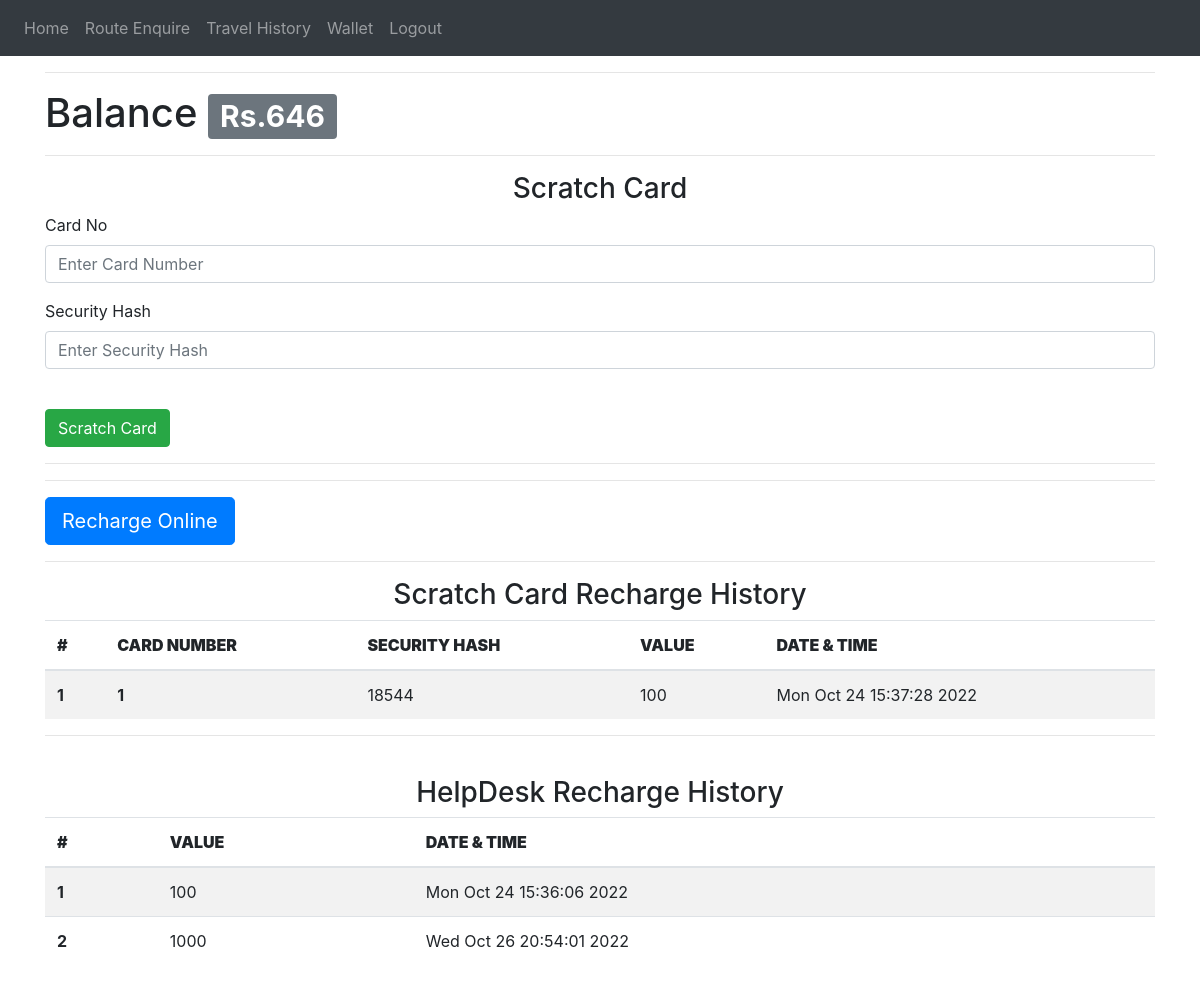
The page /user-wallet (signed in) on the database as committed earlier.
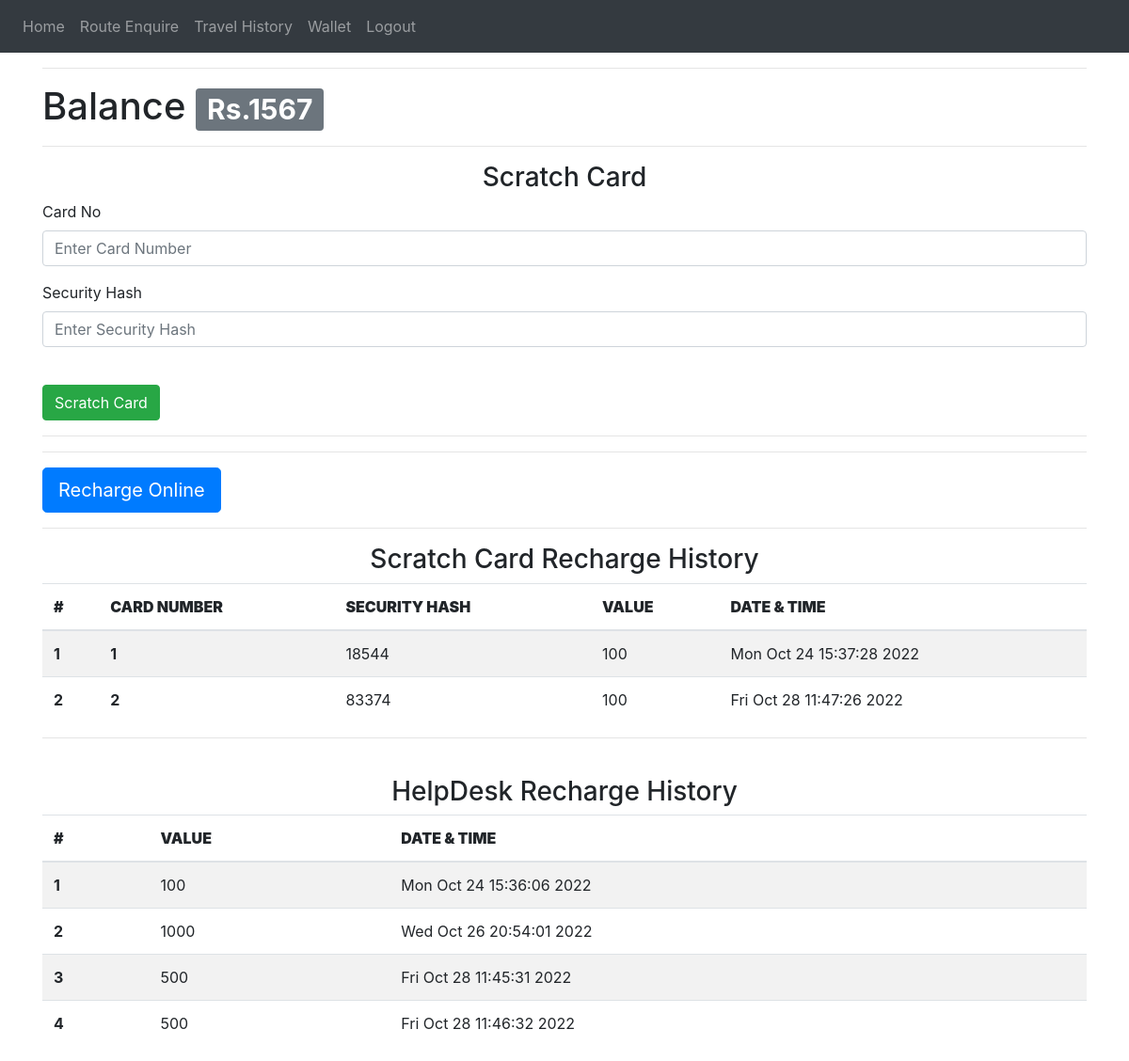
The same page on the database as committed later.
### website/models.py (models this page shows)
class User(db.Model, UserMixin):
    id = db.Column(db.Integer, primary_key=True)
    email = db.Column(db.String(150), unique=True)
    password = db.Column(db.String(150))
    name = db.Column(db.String(150))
    phone_number = db.Column(db.String(10))
    type = db.Column(db.String(1))
    account_number = db.Column(db.String(10))
    balance = db.Column(db.Integer)
    scratch_cards = db.relationship('Scratch_card')
    helpdesk_recharges = db.relationship('Helpdesk_recharge')
    trips = db.relationship('Trip')

class Scratch_card(db.Model,UserMixin):
    id = db.Column(db.Integer , primary_key = True)
    card_number =db.Column(db.Integer)
    security_hash = db.Column(db.Integer)
    value = db.Column(db.Integer)
    status = db.Column(db.String(1))
    user_id = db.Column(db.Integer , db.ForeignKey('user.id'))
    date = db.Column(db.String(10))

class Helpdesk_recharge(db.Model,UserMixin):
    id = db.Column(db.Integer , primary_key = True)
    value = db.Column(db.Integer)
    date = db.Column(db.String(100))
    account_number = db.Column(db.String(10) , db.ForeignKey('user.account_number'))

### website/views.py (the view, shortened to what this page needs)
@views.route('/user-wallet', methods=['GET', 'POST'])
@login_required
def user_wallet():
    history = current_user.scratch_cards
    help = current_user.helpdesk_recharges
    return render_template("user_wallet.html" , user = current_user , history=history , help = help )

### website/__init__.py (called while the page is built)
def create_app():
    app = Flask(__name__)
    app.config['SECRET_KEY'] = '#itsactuallyapassword'
    app.config['SQLALCHEMY_DATABASE_URI'] = f'sqlite:///{DB_NAME}'
    db.init_app(app)
    from .views import views
    from .auth import auth
    app.register_blueprint(views, url_prefix='/')
    app.register_blueprint(auth, url_prefix='/')
    from .models import User, Conductor_details
    create_database(app)
    login_manager = LoginManager()
    login_manager.login_view = 'auth.login'
    login_manager.init_app(app)
    @login_manager.user_loader
    def load_user(id):
        return User.query.get(int(id))
    return app

### website/templates/user_wallet.html (shortened to what this page needs)
{% extends "base.html" %}
{% block content %}
<hr>
<div>
  <h1>Balance <span class="badge badge-secondary">Rs.{{user.balance}}</span></h1>
<hr>
<form method="POST">
  <h3 align="center">Scratch Card</h3>
  <div class="form-group">
    <label for="from">Card No</label>
    <input
      type="text"
      class="form-control"
      id="card_number"
      name="card_number"
      placeholder="Enter Card Number"
    />
  </div>
  <div class="form-group">
    <label for="Security Hash">Security Hash</label>
    <input
      type="text"
      class="form-control"
      id="security_hash"
      name="security_hash"
      placeholder="Enter Security Hash"
    />
  </div>
  <br />
  <button type="submit" class="btn btn-primary btn-success">Scratch Card</button>
</form>
<hr>
<hr>
<div>
  <a class="btn btn-primary btn-lg " href="#" role="button">Recharge Online</a><br>
  <hr>
</div>
<div>
<h3 align="center">Scratch Card Recharge History</h3>
<table class="table table-striped">
  <thead>
    <tr>
      <th scope="col" ><b>#</b></th>
      <th scope="col"><b>CARD NUMBER</b></th>
      <th scope="col"><b>SECURITY HASH</b></th>
      <th scope="col"><b>VALUE</b></th>
      <th scope="col"><b>DATE & TIME</b></th>
    </tr>
  </thead>
  <tbody>
    {%for h in history%}
    <tr>
      <th>{{h.id}}</th>
      <th>{{h.card_number}}</th>
      <td>{{h.security_hash}}</td>
      <td>{{h.value}}</td>
      <td>{{h.date}}</td>
    </tr>
    {%endfor%}
  </tbody>
</table>
</div>
<hr><br>
<div>
  <h3 align="center">HelpDesk Recharge History</h3>
  <table class="table table-striped">
    <thead>
      <tr>
        <th scope="col" ><b>#</b></th>
        <th scope="col"><b>VALUE</b></th>
        <th scope="col"><b>DATE & TIME</b></th>
      </tr>
    </thead>
    <tbody>
      {%for h in help%}
      <tr>
        <th>{{h.id}}</th>
        <td>{{h.value}}</td>
        <td>{{h.date}}</td>
      </tr>
      {%endfor%}
    </tbody>
  </table>
  </div>
{% endblock %}

Rows that differ between the two databases and show on the page:
changed User: balance "646" → "1567"
now on this page (row edited): Scratch_card: id "2", card_number "2", security_hash "83374", value "100", date "Fri Oct 28 11:47:26 2022"
added Helpdesk_recharge: id "3", value "500", date "Fri Oct 28 11:45:31 2022"
added Helpdesk_recharge: id "4", value "500", date "Fri Oct 28 11:46:32 2022"
